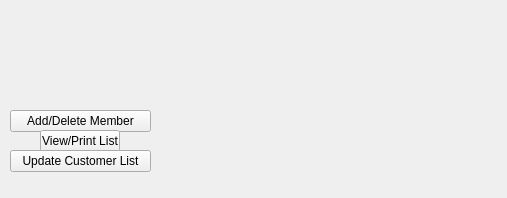
<?xml version="1.0" encoding="UTF-8"?>
<ui version="4.0">
 <class>adminform</class>
 <widget class="QWidget" name="adminform">
  <property name="geometry">
   <rect>
    <x>0</x>
    <y>0</y>
    <width>507</width>
    <height>198</height>
   </rect>
  </property>
  <property name="windowTitle">
   <string>Form</string>
  </property>
  <widget class="QPushButton" name="addDeleteMem">
   <property name="geometry">
    <rect>
     <x>10</x>
     <y>110</y>
     <width>141</width>
     <height>22</height>
    </rect>
   </property>
   <property name="text">
    <string>Add/Delete Member</string>
   </property>
  </widget>
  <widget class="QPushButton" name="viewPrintList">
   <property name="geometry">
    <rect>
     <x>40</x>
     <y>130</y>
     <width>80</width>
     <height>22</height>
    </rect>
   </property>
   <property name="text">
    <string>View/Print List</string>
   </property>
  </widget>
  <widget class="QPushButton" name="updateList">
   <property name="geometry">
    <rect>
     <x>10</x>
     <y>150</y>
     <width>141</width>
     <height>22</height>
    </rect>
   </property>
   <property name="text">
    <string>Update Customer List</string>
   </property>
  </widget>
  <widget class="QLabel" name="label">
   <property name="geometry">
    <rect>
     <x>0</x>
     <y>0</y>
     <width>521</width>
     <height>211</height>
    </rect>
   </property>
   <property name="text">
    <string/>
   </property>
   <property name="pixmap">
    <pixmap>assets/pots.png</pixmap>
   </property>
   <property name="scaledContents">
    <bool>false</bool>
   </property>
  </widget>
  <widget class="QLabel" name="label_2">
   <property name="geometry">
    <rect>
     <x>220</x>
     <y>150</y>
     <width>61</width>
     <height>51</height>
    </rect>
   </property>
   <property name="text">
    <string/>
   </property>
   <property name="pixmap">
    <pixmap>assets/TeamDirtSolo.png</pixmap>
   </property>
   <property name="scaledContents">
    <bool>true</bool>
   </property>
   <property name="alignment">
    <set>Qt::AlignCenter</set>
   </property>
  </widget>
  <zorder>label</zorder>
  <zorder>addDeleteMem</zorder>
  <zorder>viewPrintList</zorder>
  <zorder>updateList</zorder>
  <zorder>label_2</zorder>
 </widget>
 <resources/>
 <connections/>
</ui>
